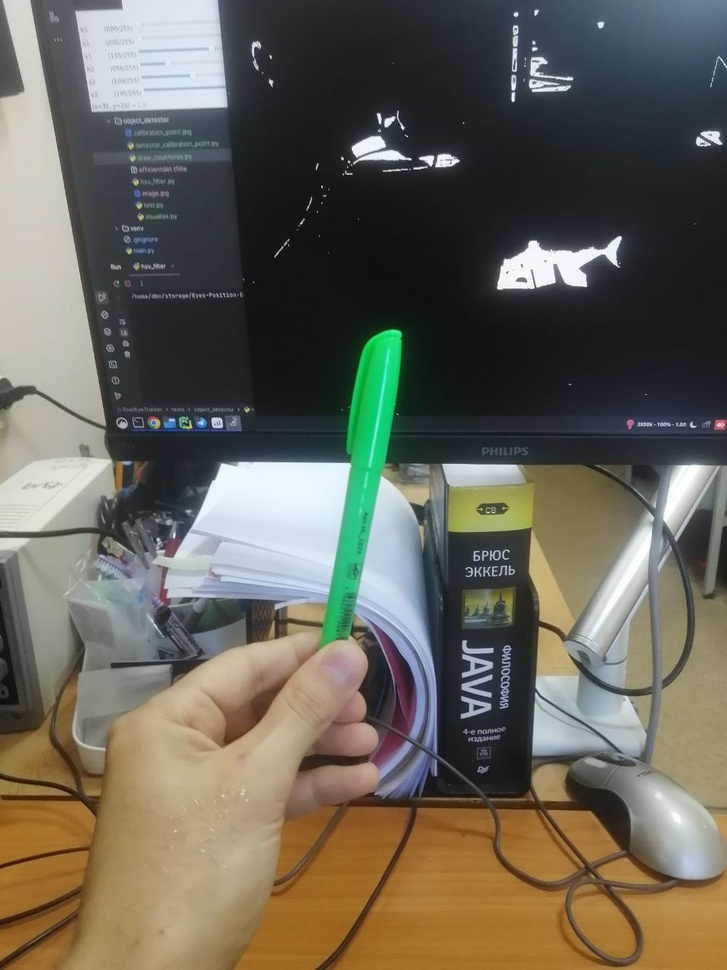
#> input picture tests/object_detector/green_cp.jpg, 727 x 970 px, shrunk from 960 x 1280 before the run
$ python detect_cp.py
#> lines starting #> are read from the running program, lines starting #| are printed output that depends on the picture; after the words box and inside, x2 and y2 are one past the last pixel; in counts of white or black regions, pixels touching at a corner belong together
import cv2
import numpy as np

if __name__ == '__main__':
    def callback(*arg):
        print(arg)

cv2.namedWindow("result")

hsv_min = np.array((65, 126, 98), np.uint8)
hsv_max = np.array((96, 255, 255), np.uint8)
color_yellow = (0,255,255)

while True:
    img = cv2.imread("green_cp.jpg")
#> img is the input picture: shape (970, 727, 3); mean B, G, R 89, 100.4, 103.2
    # преобразуем RGB картинку в HSV модель
    hsv = cv2.cvtColor(img, cv2.COLOR_BGR2HSV)
#> hsv: shape (970, 727, 3); mean H, S, V 67.5, 72.9, 113.4
    # применяем цветовой фильтр
    thresh = cv2.inRange(hsv, hsv_min, hsv_max)
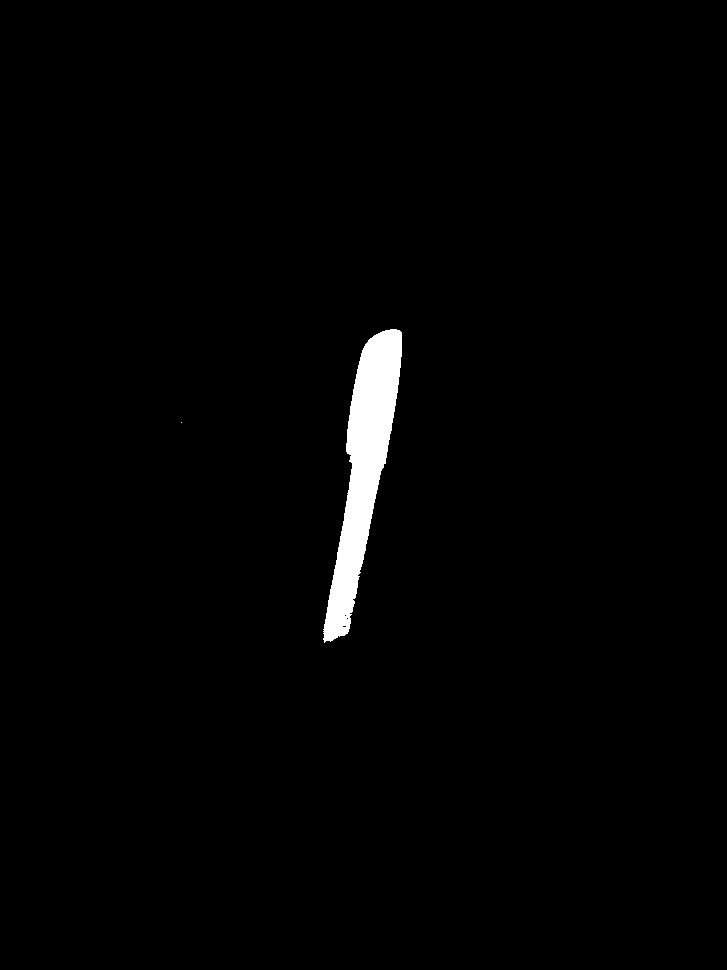
#> thresh: shape (970, 727); 1.5% white; 2 white regions (1 under 20 px), largest, box (x1, y1, x2, y2) and area: (323, 329, 402, 643) 10280

    # вычисляем моменты изображения
    moments = cv2.moments(thresh, 1)
#> moments = moments, m00 10281, centre m10/m00, m01/m00 = (363.6, 467.8)
    dM01 = moments['m01']
#> dM01 = 4809715
    dM10 = moments['m10']
#> dM10 = 3737966
    dArea = moments['m00']
#> dArea = 10281
    # будем реагировать только на те моменты,
    # которые содержать больше 100 пикселей
    if dArea > 100:
        x = int(dM10 / dArea)
#> x = 363
        y = int(dM01 / dArea)
#> y = 467
        cv2.circle(img, (x, y), 10, (0, 0, 255), -1)
        cv2.putText(img, "%d-%d" % (x,y), (x+10,y-10),
                    cv2.FONT_HERSHEY_SIMPLEX, 1, color_yellow, 2)
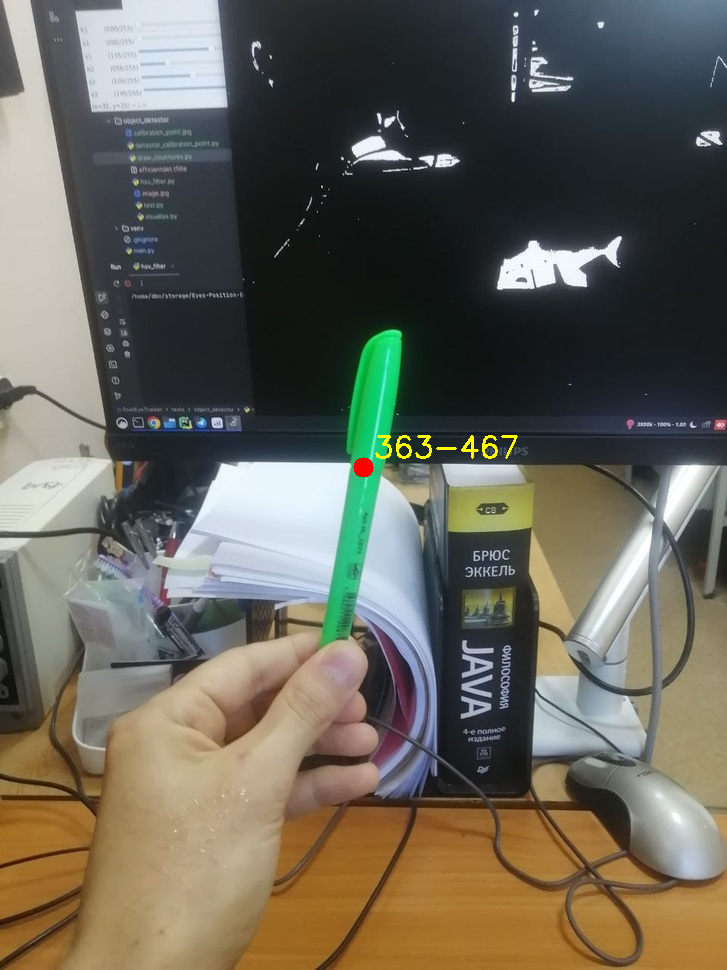
#> img: shape (970, 727, 3); mean B, G, R 88.9, 100.6, 103.6

    cv2.imshow('result', img)

    ch = cv2.waitKey(5)
#> (key Esc is pressed here)
    if ch == 27:
        break

cv2.destroyAllWindows()
